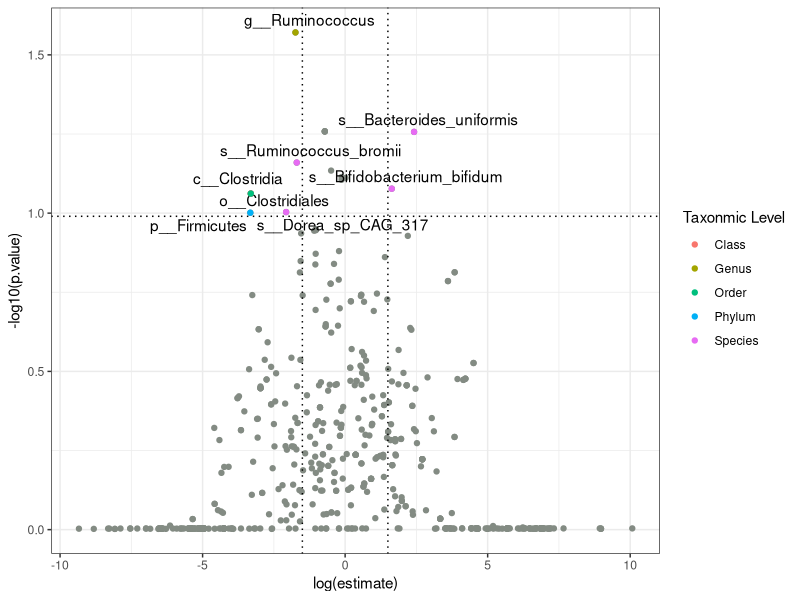
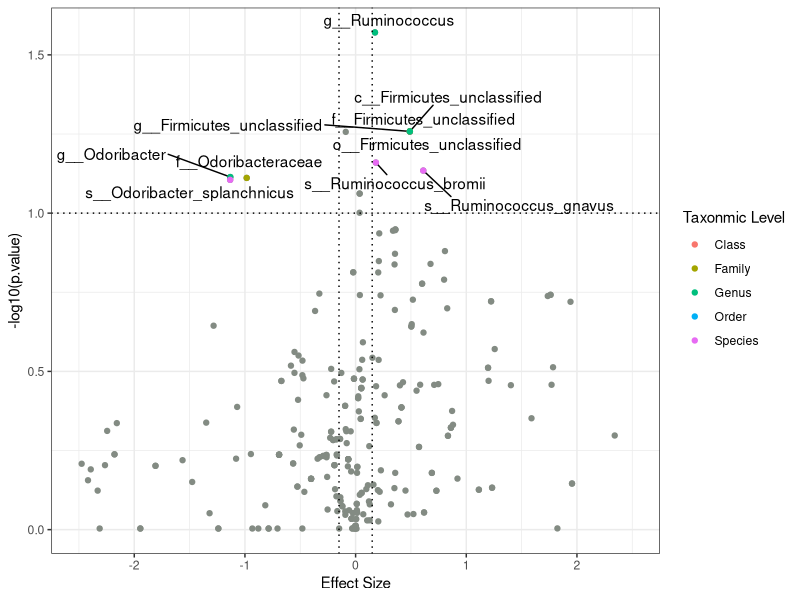
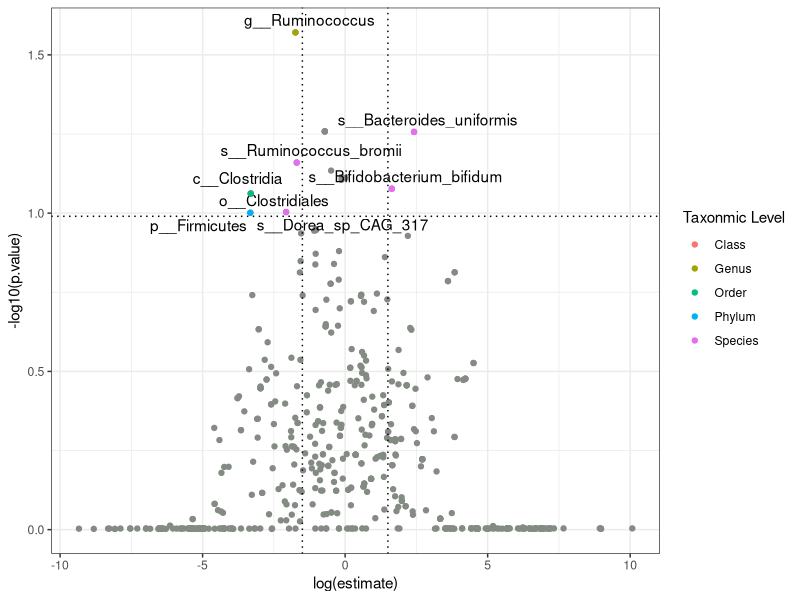
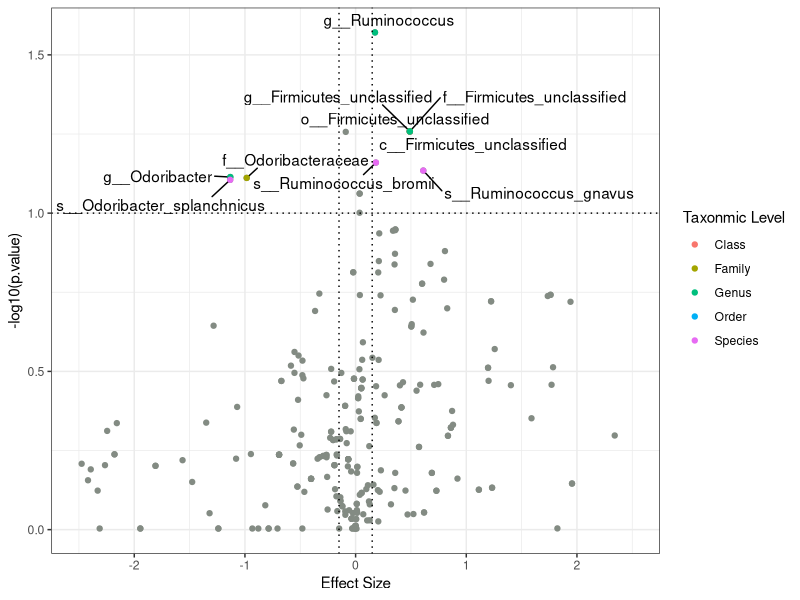

Generate these figures, in order, with R:
## ---- chunk 1
knitr::opts_chunk$set(echo = TRUE)

library(ggplot2)
library(tidyverse)
library(ggrepel)
## ---- chunk 2
#DF <- read.csv("/Users/mari/Desktop/mitox/data/modelling_AE-with-mics_baseline.csv")
DF <- read.csv("../data/modelling_AE-with-mics_baseline.csv")
## ---- chunk 3
p <- DF$p.value
p.adjust(p, method = "bonferroni")
## ---- chunk 4
DF <-DF %>%
  mutate(new.estimate = ifelse(estimate > 0, log(estimate), log(abs(estimate))*-1))
## ---- chunk 5
# filter labels to p.value < 0.06
DF <- DF %>%
  mutate(taxa = ifelse(p.value < 0.1 & (new.estimate < -1.5 | new.estimate > 1.5), sub("^.+\\.", "", term), NA))
## ---- chunk 6
DF <- DF %>%
  mutate(level = substr(taxa, 1,1),
         'Taxonmic Level' = ifelse(level == "k", "Kingdom", 
                        ifelse(level == "p", "Phylum",
                               ifelse(level == "c", "Class", 
                                      ifelse(level == "o", "Order",
                                             ifelse(level == "f", "Family",
                                                    ifelse(level == "g", "Genus",
                                                           ifelse(level == "s", "Species",
                                                                  level))))))))
## ---- chunk 7
DF_color <- DF %>% filter(!is.na(level))
## ---- chunk 8
ggplot(data = DF, aes(x = new.estimate, y = -log10(p.value), label=taxa)) + 
  geom_point(color="honeydew4") + 
  theme_bw() + 
  labs(x="log(estimate)") + 
  geom_text_repel() +
  geom_point(data = DF_color, aes(x = new.estimate, y = -log10(p.value), label=taxa, color=`Taxonmic Level`))+
geom_vline(xintercept=c(-1.5, 1.5), linetype="dotted") +
geom_hline(yintercept=0.99, linetype="dotted")
ggsave("../figures/mitoxvolcanoplot.png",device = "png",height=5,width = 7,dpi=400)
## ---- chunk 9
DF <-DF %>%
  mutate(new.estimate = ifelse(estimate > 0, log(estimate), log(abs(estimate))*-1))
## ---- chunk 10
# filter labels to p.value < 0.06
DF <- DF %>%
  mutate(taxa.est = ifelse(p.value < 0.1 & (estimate < -0.15 | estimate > 0.15), sub("^.+\\.", "", term), NA))
## ---- chunk 11
DF <- DF %>%
  mutate(level.est = substr(taxa.est, 1,1),
         'Taxonmic Level' = ifelse(level.est == "k", "Kingdom", 
                        ifelse(level.est == "p", "Phylum",
                               ifelse(level.est == "c", "Class", 
                                      ifelse(level.est == "o", "Order",
                                             ifelse(level.est == "f", "Family",
                                                    ifelse(level.est == "g", "Genus",
                                                           ifelse(level.est == "s", "Species",
                                                                  level.est))))))))
## ---- chunk 12
DF_color <- DF %>% filter(!is.na(level.est))
## ---- chunk 13
ggplot(data = DF, aes(x = estimate, y = -log10(p.value), label=taxa.est)) + 
  geom_point(color="honeydew4") + 
  theme_bw() + 
  labs(x="Effect Size") + 
  geom_text_repel() +
  geom_point(data = DF_color, aes(x = estimate, y = -log10(p.value), label=taxa.est, color=`Taxonmic Level`))+
geom_vline(xintercept=c(-0.15, 0.15), linetype="dotted") +
geom_hline(yintercept=1, linetype="dotted") +
  xlim(-2.5, 2.5)
ggsave("../figures/mitox_volcanoplot_estimate.png",
       height = 5,
       width = 6,
       dpi=400)
